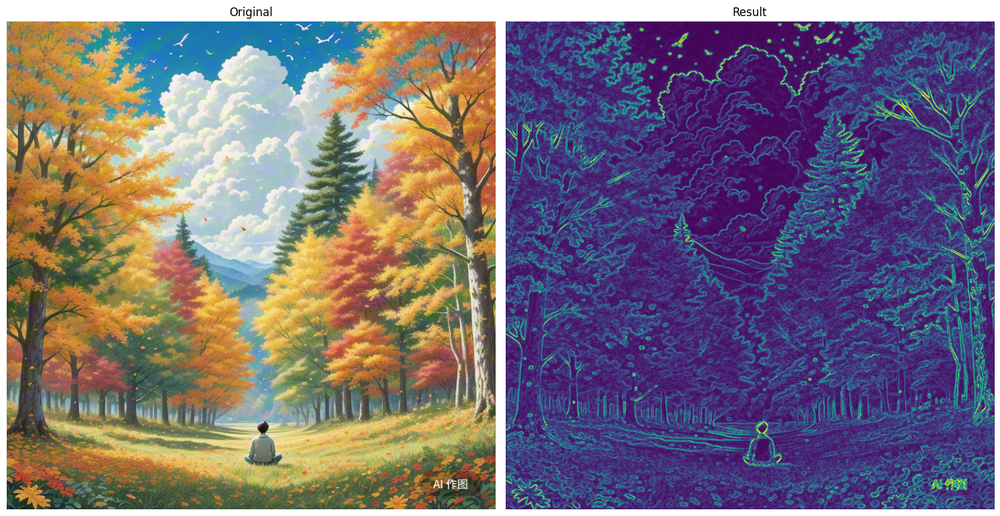
#> input picture CV/exam_files/exam_12_0.png, 1000 x 516 px, shrunk from 1489 x 769 before the run, given in place of video.mp4, which was not available
$ jupyter execute --allow-errors OpenCV.ipynb   (older library calls are emulated)   (text cells are left out)
#> lines starting #> are read from the running program, lines starting #| are printed output that depends on the picture; after the words box and inside, x2 and y2 are one past the last pixel; in counts of white or black regions, pixels touching at a corner belong together; pictures that were not available may be replaced by others from this repository, and a replacement may not be noted
[cell 1]
import cv2
import numpy as np

image = cv2.imread('./bird.png') # 当前目录下的 "bird.jpg"，返回一个 NumPy 数组
# 读取图像并转为灰度图
img = cv2.imread('./bird.png', cv2.IMREAD_GRAYSCALE)
img = cv2.imread('./bird.png', 0)

cv2.imshow('Image',image)

key = cv2.waitKey(0)    # 参数 0 表示无限等待，直到用户按下任意键
#> (key q is pressed here)

if key == ord('s'):
    cv2.imwrite('output_image',image)
    print(f"图像已保存为 'output_path' ")
else:
    print("图像未保存，程序已退出。")

cv2.destroyAllWindows()

#> (a cell that did not finish here is left out)

[cell 3]
# 滑动条交互式调整阈值，观察边缘检测效果
import cv2
import numpy as np

def nothing(x):
    pass

img = cv2.imread(r"C:\Users\LENOVO\Pictures\Saved Pictures\1679907039016722.jpg", cv2.IMREAD_GRAYSCALE)
cv2.namedWindow('Canny Demo')
cv2.createTrackbar('Threshold1', 'Canny Demo', 0, 255, nothing)
cv2.createTrackbar('Threshold2', 'Canny Demo', 0, 255, nothing)

while True:
    t1 = cv2.getTrackbarPos('Threshold1', 'Canny Demo')
    t2 = cv2.getTrackbarPos('Threshold2', 'Canny Demo')
    edges = cv2.Canny(img, t1, t2)
    cv2.imshow('Canny Demo', edges)
    if cv2.waitKey(1) == ord('q'):
#> (key q is pressed here)
        break
cv2.destroyAllWindows()

[cell 4]
import cv2
import numpy as np

# 读取图像并二值化
image = cv2.imread('shapes.png', cv2.IMREAD_GRAYSCALE)
_, binary = cv2.threshold(image, 127, 255, cv2.THRESH_BINARY)

# 检测所有轮廓并建立层级关系
contours, hierarchy = cv2.findContours(
    binary,
    cv2.RETR_TREE,
    cv2.CHAIN_APPROX_SIMPLE
)
#> contours = []

# 绘制轮廓（不同颜色区分层级）
#> (the rest of this cell did not finish here and is left out)

[cell 5]
import cv2
import numpy as np
import matplotlib.pyplot as plt

# 读取图像
img = cv2.imread(r"C:\Users\LENOVO\Pictures\Saved Pictures\1679907039016722.jpg", cv2.IMREAD_GRAYSCALE)

# 计算直方图
hist = cv2.calcHist([img], [0], None, [256], [0, 256])
#> hist = 256 values from 0 to 0

# 绘制直方图
plt.plot(hist)
plt.title('Grayscale Histogram')
plt.xlabel('Pixel Value')
plt.ylabel('Frequency')
plt.show()
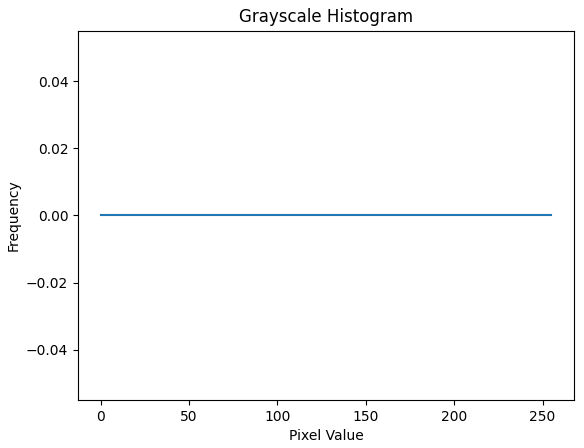
#> figure drawn by matplotlib, 1 panel

# 直方图均衡化
equalized_image = cv2.equalizeHist(img)
# 显示结果
cv2.imshow("Equalized Image", equalized_image)

# 读取彩色图像
image = cv2.imread(r"C:\Users\LENOVO\Pictures\Saved Pictures\1679907039016722.jpg")

# 计算 BGR 各通道的直方图
colors = ('b', 'g', 'r')
#> (the rest of this cell did not finish here and is left out)

[cell 6]
# 读取并播放一个视频文件，同时允许用户通过按键（q）提前终止播放   waitKey 的延迟时间（毫秒）影响播放速度（1 表示尽可能快，25 约 40 FPS）

cap = cv2.VideoCapture('video.mp4') # 将 'video.mp4' 替换为 0 即可调用摄像头

# 检查视频是否成功打开
while cap.isOpened():
    ret, frame = cap.read() # ret：布尔值，表示是否成功读取帧。frame：当前帧的图像数据
#> frame is the input picture: shape (516, 1000, 3); mean B, G, R 122.6, 109.7, 120.4
    # 如果读取到最后一帧，退出循环
    if not ret:
        break
    # 处理每一帧,将帧转换为灰度图像
    gray_frame = cv2.cvtColor(frame, cv2.COLOR_BGR2GRAY)
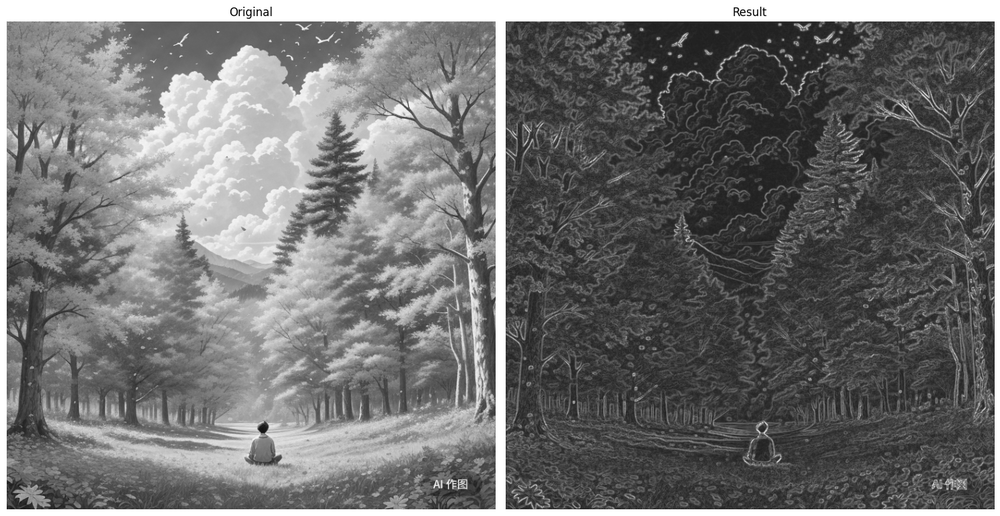
#> gray_frame: shape (516, 1000); min 0, max 255, mean 114.4
    cv2.imshow('Gray Video', gray_frame)
    # 等待 1 毫秒，返回按键的 ASCII 码（若无按键则返回 -1）。& 0xFF：确保兼容 64 位系统（屏蔽高位字节）
    if cv2.waitKey(1) & 0xFF == ord('q'):
#> (key q is pressed here)
        break

cap.release() # 释放视频捕获对象，关闭文件或摄像头连接，防止资源泄漏
cv2.destroyAllWindows()

[cell 7]
cap = cv2.VideoCapture('example.mp4')

# 获取视频的帧率和尺寸
fps = int(cap.get(cv2.CAP_PROP_FPS))
width = int(cap.get(cv2.CAP_PROP_FRAME_WIDTH))
height = int(cap.get(cv2.CAP_PROP_FRAME_HEIGHT))

# 创建 VideoWriter 对象，保存处理后的视频
fourcc = cv2.VideoWriter_fourcc(*'XVID')
out = cv2.VideoWriter('output.avi', fourcc, fps, (width, height))

while True:
    ret, frame = cap.read()

    if not ret:
        break

    # 将帧转换为灰度图像
    gray_frame = cv2.cvtColor(frame, cv2.COLOR_BGR2GRAY)

    # 将灰度帧写入输出视频
    out.write(cv2.cvtColor(gray_frame, cv2.COLOR_GRAY2BGR))

    # 显示灰度帧
    cv2.imshow('Gray Video', gray_frame)

    delay = int(1000 / fps)         # 计算每帧延迟（毫秒）
    if cv2.waitKey(delay) & 0xFF == ord('q'):
#> (key q is pressed here)
        break

cap.release()
out.release()
cv2.destroyAllWindows()

[cell 8]
import cv2

cap = cv2.VideoCapture('example.mp4')

# 读取第一帧
ret, prev_frame = cap.read()
prev_gray = cv2.cvtColor(prev_frame, cv2.COLOR_BGR2GRAY)

while True:
    ret, frame = cap.read()

    if not ret:
        break

    # 将当前帧转换为灰度图像
    gray_frame = cv2.cvtColor(frame, cv2.COLOR_BGR2GRAY)

    # 计算当前帧与前一帧的差异
    frame_diff = cv2.absdiff(prev_gray, gray_frame)
#> frame_diff: shape (516, 1000); every value is 0

    # 对差异图像进行二值化处理
    _, thresh = cv2.threshold(frame_diff, 30, 255, cv2.THRESH_BINARY)

    # 显示运动检测结果
    cv2.imshow('Motion Detection', thresh)

    # 更新前一帧
    prev_gray = gray_frame

    if cv2.waitKey(25) & 0xFF == ord('q'):
#> (key q is pressed here)
        break

cap.release()
cv2.destroyAllWindows()

[cell 9]
import cv2
import numpy as np

# 读取视频
cap = cv2.VideoCapture('video.mp4')

# 读取第一帧
ret, frame = cap.read()

# 设置初始窗口 (x, y, width, height)
x, y, w, h = 300, 200, 100, 50
track_window = (x, y, w, h)

# 设置 ROI (Region of Interest)
roi = frame[y:y+h, x:x+w]
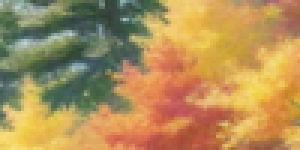
#> roi: shape (50, 100, 3) (shown 3 times larger); mean B, G, R 88.3, 143, 175.9

# 转换为 HSV 颜色空间
hsv_roi = cv2.cvtColor(roi, cv2.COLOR_BGR2HSV)
#> hsv_roi: shape (50, 100, 3); mean H, S, V 30.9, 123.9, 182

# 创建掩膜并计算直方图
mask = cv2.inRange(hsv_roi, np.array((0., 60., 32.)), np.array((180., 255., 255.)))
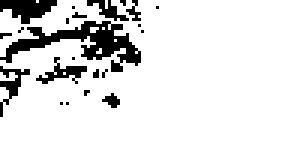
#> mask: shape (50, 100) (shown 3 times larger); 88.1% white; 22 black regions (17 under 20 px), largest, box (x1, y1, x2, y2) and area: (0, 7, 47, 24) 287, (0, 0, 19, 8) 94, (12, 19, 29, 28) 54, (0, 22, 10, 39) 54, (29, 0, 43, 7) 39
roi_hist = cv2.calcHist([hsv_roi], [0], mask, [180], [0, 180])
#> roi_hist = 180 values, max 359 at index 21, min 0 at index 105, mean 24.47
roi_hist = cv2.normalize(roi_hist, 0, 255, cv2.NORM_MINMAX)
#> roi_hist = 180 values, max 113.5 at index 21, min 0 at index 105, mean 7.74

# 设置终止条件
term_crit = (cv2.TERM_CRITERIA_EPS | cv2.TERM_CRITERIA_COUNT, 10, 1) # 最大迭代次数 10。窗口中心移动的最小阈值 1 像素

while True:
    ret, frame = cap.read()
    if not ret:
        break

    # 转换为 HSV 颜色空间
    hsv = cv2.cvtColor(frame, cv2.COLOR_BGR2HSV)
#> hsv: shape (516, 1000, 3); mean H, S, V 77.3, 132, 153.5

    # 计算反向投影
    dst = cv2.calcBackProject([hsv], [0], roi_hist, [0, 180], 1)
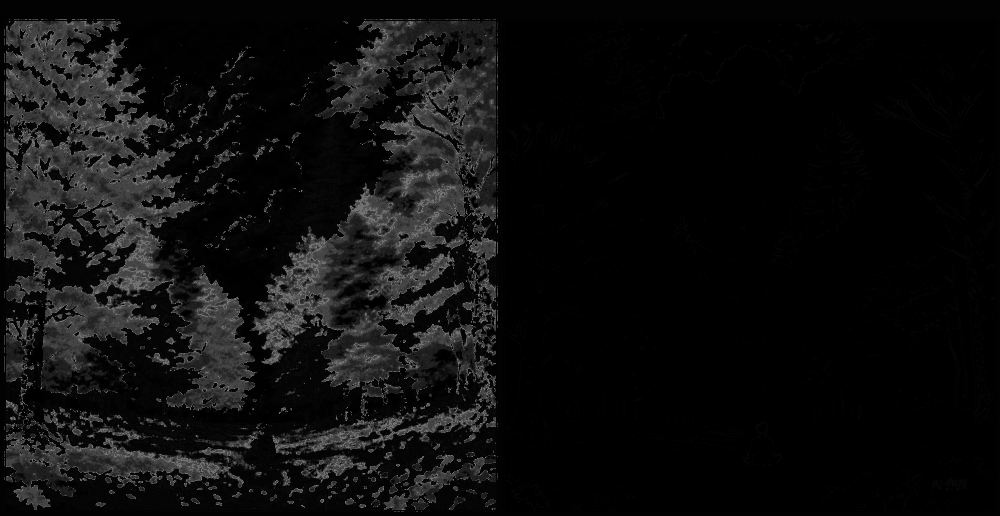
#> dst: shape (516, 1000); min 0, max 114, mean 14.5

    # 应用 MeanShift 算法
    ret, track_window = cv2.meanShift(dst, track_window, term_crit)
#> ret = 10; track_window = (350, 193, 100, 50)

    # 绘制跟踪结果
    x, y, w, h = track_window
#> x = 350; y = 193; w = 100; h = 50
    img2 = cv2.rectangle(frame, (x, y), (x+w, y+h), 255, 2)
    cv2.imshow('MeanShift Tracking', img2)

    if cv2.waitKey(30) & 0xFF == 27:
#> (key q is pressed here)
        break

cap.release()
cv2.destroyAllWindows()

[cell 10]
import cv2
import numpy as np

# 读取视频
cap = cv2.VideoCapture('video.mp4')

# 读取第一帧
ret, frame = cap.read()

# 设置初始窗口 (x, y, width, height)
x, y, w, h = 300, 200, 100, 50
track_window = (x, y, w, h)

# 设置 ROI (Region of Interest)
roi = frame[y:y+h, x:x+w]

# 转换为 HSV 颜色空间
hsv_roi = cv2.cvtColor(roi, cv2.COLOR_BGR2HSV)

# 创建掩膜并计算直方图
mask = cv2.inRange(hsv_roi, np.array((0., 60., 32.)), np.array((180., 255., 255.)))
roi_hist = cv2.calcHist([hsv_roi], [0], mask, [180], [0, 180])
#> roi_hist = 180 values, max 359 at index 21, min 0 at index 105, mean 24.47
cv2.normalize(roi_hist, roi_hist, 0, 255, cv2.NORM_MINMAX)

# 设置终止条件
term_crit = (cv2.TERM_CRITERIA_EPS | cv2.TERM_CRITERIA_COUNT, 10, 1)

while True:
    ret, frame = cap.read()
    if not ret:
        break

    # 转换为 HSV 颜色空间
    hsv = cv2.cvtColor(frame, cv2.COLOR_BGR2HSV)

    # 计算反向投影
    dst = cv2.calcBackProject([hsv], [0], roi_hist, [0, 180], 1)
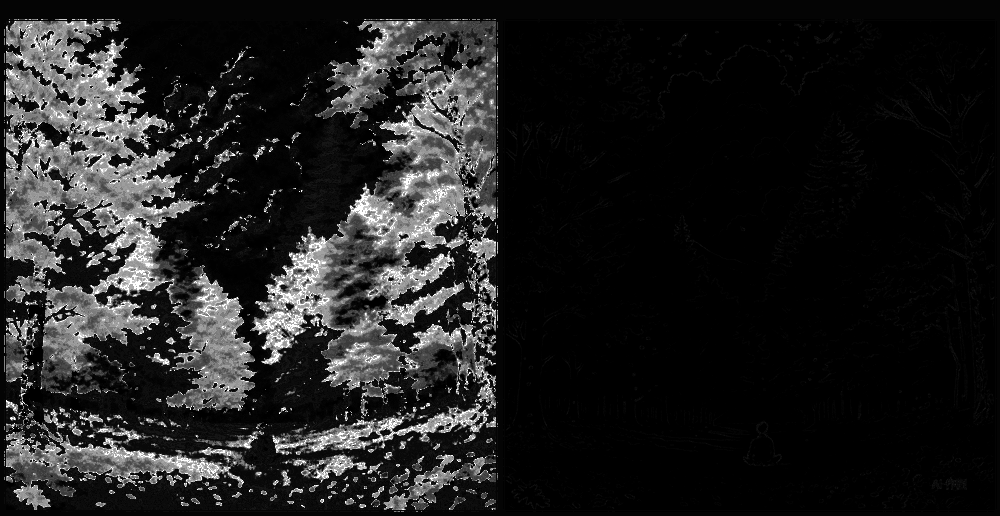
#> dst: shape (516, 1000); min 0, max 255, mean 32.5

    # 应用 CamShift 算法
    ret, track_window = cv2.CamShift(dst, track_window, term_crit)
#> ret = ((404.5, 217), (72.86, 128.5), 82.02); track_window = (340, 180, 129, 74)

    # 绘制跟踪结果
    pts = cv2.boxPoints(ret)
#> pts = [[335.8, 189.8], [463.1, 172], [473.2, 244.2], [345.9, 262]]
    pts = np.int0(pts)
#> pts = [[335, 189], [463, 172], [473, 244], [345, 261]]
    img2 = cv2.polylines(frame, [pts], True, 255, 2)
    cv2.imshow('CamShift Tracking', img2)

    if cv2.waitKey(30) & 0xFF == 27:
#> (key q is pressed here)
        break

cap.release()
cv2.destroyAllWindows()

[cell 11]
import cv2

# 创建 MOG 背景减除器
mog = cv2.bgsegm.createBackgroundSubtractorMOG()

# 读取视频
cap = cv2.VideoCapture('video.mp4')

while True:
    ret, frame = cap.read()
    if not ret:
        break

    # 应用背景减除
    fg_mask = mog.apply(frame)

    # 显示结果
    cv2.imshow('Frame', frame)
    cv2.imshow('FG Mask', fg_mask)

    if cv2.waitKey(30) & 0xFF == ord('q'):
#> (key q is pressed here)
        break

cap.release()
cv2.destroyAllWindows()

[cell 12]
import cv2

# 创建 MOG2 背景减除器
mog2 = cv2.createBackgroundSubtractorMOG2()

# 读取视频
cap = cv2.VideoCapture('video.mp4')

while True:
    ret, frame = cap.read()
    if not ret:
        break

    # 应用背景减除
    fg_mask = mog2.apply(frame)
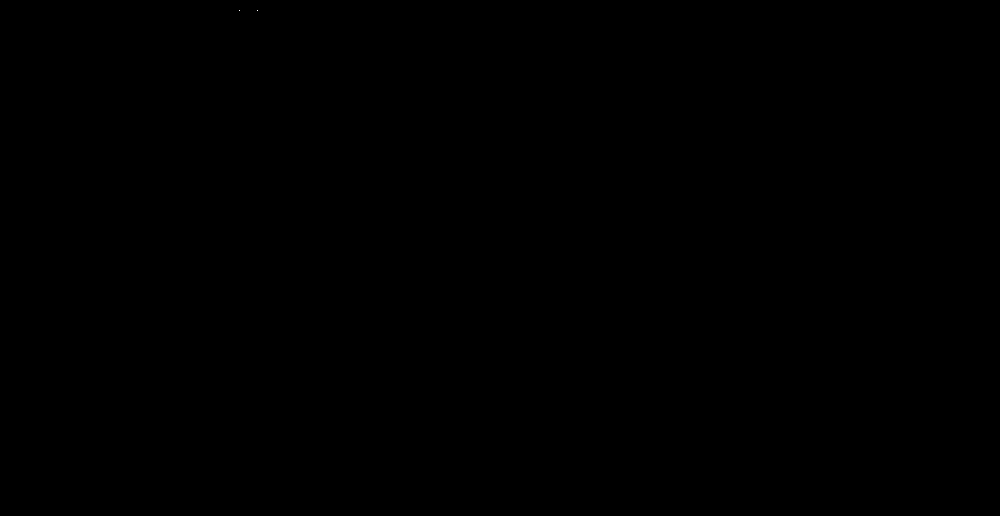
#> fg_mask: shape (516, 1000); values 127 (black) and 255 (white), 0% white in thin lines or dots, all inside (x1, y1, x2, y2) = (239, 10, 258, 11)

    # 显示结果
    cv2.imshow('Frame', frame)
    cv2.imshow('FG Mask', fg_mask)

    if cv2.waitKey(30) & 0xFF == ord('q'):
#> (key q is pressed here)
        break

cap.release()
cv2.destroyAllWindows()

[cell 13]
import cv2

# 加载 Haar 特征分类器
face_cascade = cv2.CascadeClassifier(cv2.data.haarcascades + 'haarcascade_frontalface_default.xml')

# 读取图像
image = cv2.imread('image.jpg')
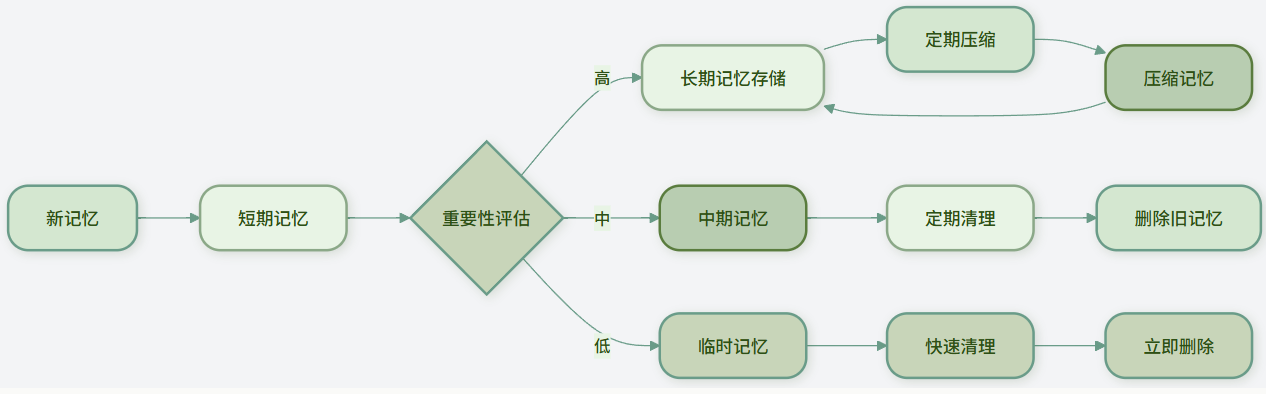
#> input picture Agent/Agent_files/image.png, 1266 x 394 px, given in place of image.jpg, which was not available
#> image is the input picture: shape (394, 1266, 3); mean B, G, R 229.9, 234.9, 229.3

# 转换为灰度图像
gray_image = cv2.cvtColor(image, cv2.COLOR_BGR2GRAY)
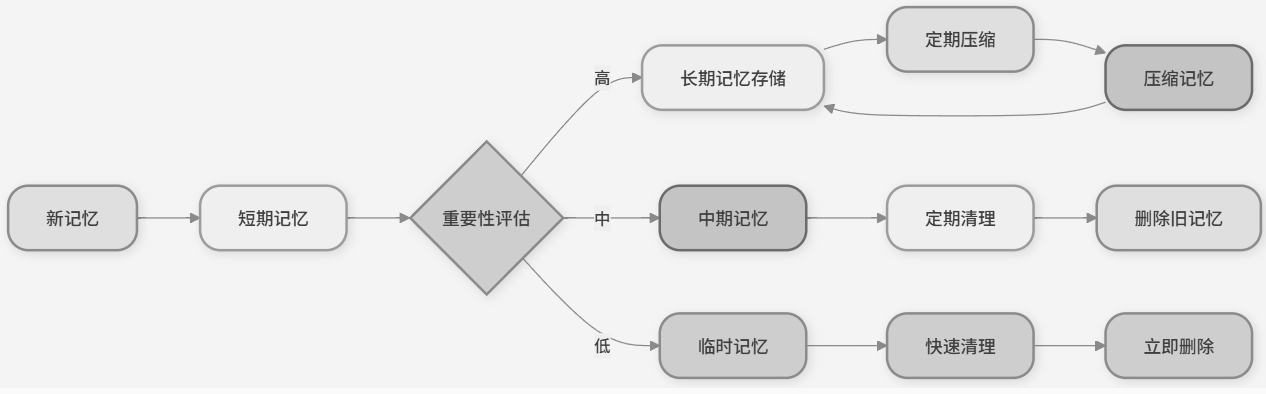
#> gray_image: shape (394, 1266); min 63, max 250, mean 232.8

# 进行人脸检测
faces = face_cascade.detectMultiScale(gray_image, scaleFactor=1.1, minNeighbors=5, minSize=(30, 30))
#> faces = ()

# 绘制检测结果
for (x, y, w, h) in faces:
    cv2.rectangle(image, (x, y), (x+w, y+h), (255, 0, 0), 2)
#> this loop made 0 passes

# 显示结果
cv2.imshow('Detected Faces', image)
cv2.waitKey(0)
cv2.destroyAllWindows()

[cell 14]
import cv2

# 加载 Haar 特征分类器
face_cascade = cv2.CascadeClassifier(cv2.data.haarcascades + 'haarcascade_frontalface_default.xml')

cap = cv2.VideoCapture('example.mp4')

while True:
    ret, frame = cap.read()

    if not ret:
        break

    # 将帧转换为灰度图像
    gray_frame = cv2.cvtColor(frame, cv2.COLOR_BGR2GRAY)

    # 检测人脸
    faces = face_cascade.detectMultiScale(gray_frame, scaleFactor=1.1, minNeighbors=5, minSize=(30, 30))

    # 在帧上绘制矩形框标记人脸
    for (x, y, w, h) in faces:
        cv2.rectangle(frame, (x, y), (x+w, y+h), (255, 0, 0), 2)

    # 显示带有人脸标记的帧
    cv2.imshow('Face Detection', frame)

    if cv2.waitKey(25) & 0xFF == ord('q'):
#> (key q is pressed here)
        break

cap.release()
cv2.destroyAllWindows()

[cell 15]
import cv2
import numpy as np

# 加载目标图像和模板图像
img = cv2.imread('target_image.jpg', 0)
template = cv2.imread('template_image.jpg', 0)

# 获取模板图像的尺寸
#> (the rest of this cell did not finish here and is left out)

[cell 16]
import cv2
import numpy as np

# 加载目标图像和模板图像
img = cv2.imread('target_image.jpg', 0)
template = cv2.imread('template_image.jpg', 0)

# 获取模板图像的尺寸
#> (the rest of this cell did not finish here and is left out)

[cell 17]
import cv2
import numpy as np

# 1. 加载图像
image1 = cv2.imread(r"C:\Users\LENOVO\Pictures\Saved Pictures\1679907039016722.jpg")

# 2. 转换为灰度图
#> (the rest of this cell did not finish here and is left out)

[cell 18]
import cv2
import numpy as np

# 1. 加载图像
image1 = cv2.imread("path/to/image1.jpg")
image2 = cv2.imread("path/to/image2.jpg")

# 2. 转换为灰度图
#> (the rest of this cell did not finish here and is left out)

[cell 19]
## 怀旧滤镜
import cv2
import numpy as np

# 读取图像
image = cv2.imread('input.jpg')

# 分离 BGR 通道
#> (the rest of this cell did not finish here and is left out)

[cell 20]
## 浮雕滤镜
import cv2
import numpy as np

# 读取图像
image = cv2.imread('input.jpg')

# 转换为灰度图像
#> (the rest of this cell did not finish here and is left out)

[cell 21]
## 锐化滤镜
import cv2
import numpy as np

# 读取图像
image = cv2.imread("path/to/image.jpg")

# 锐化滤镜
sharpen_kernel = np.array([[0, -1, 0],
                           [-1, 5, -1],
                           [0, -1, 0]])
sharpened_image = cv2.filter2D(image, -1, sharpen_kernel)
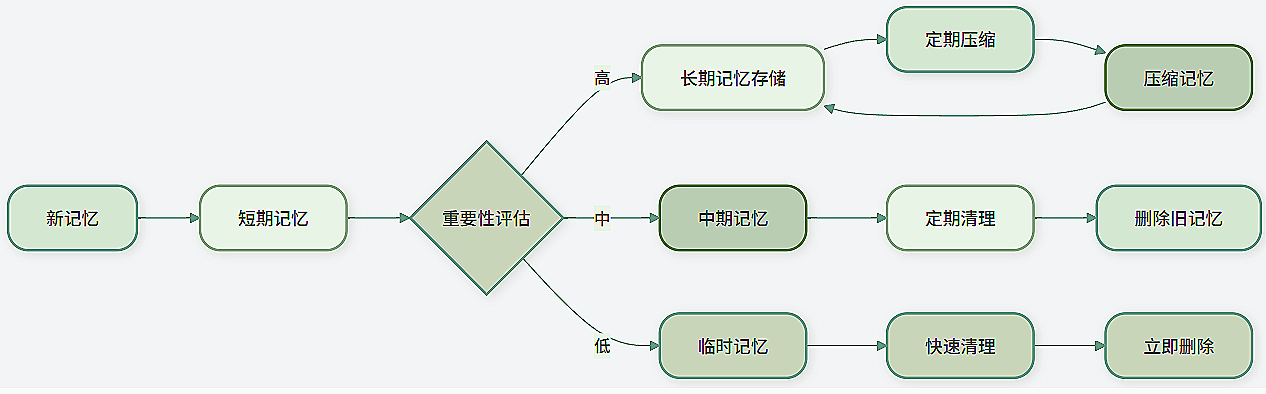
#> sharpened_image: shape (394, 1266, 3); mean B, G, R 229.7, 233.9, 228.6

# 显示结果
cv2.imshow("Sharpen Filter", sharpened_image)
cv2.waitKey(0)
cv2.destroyAllWindows()
